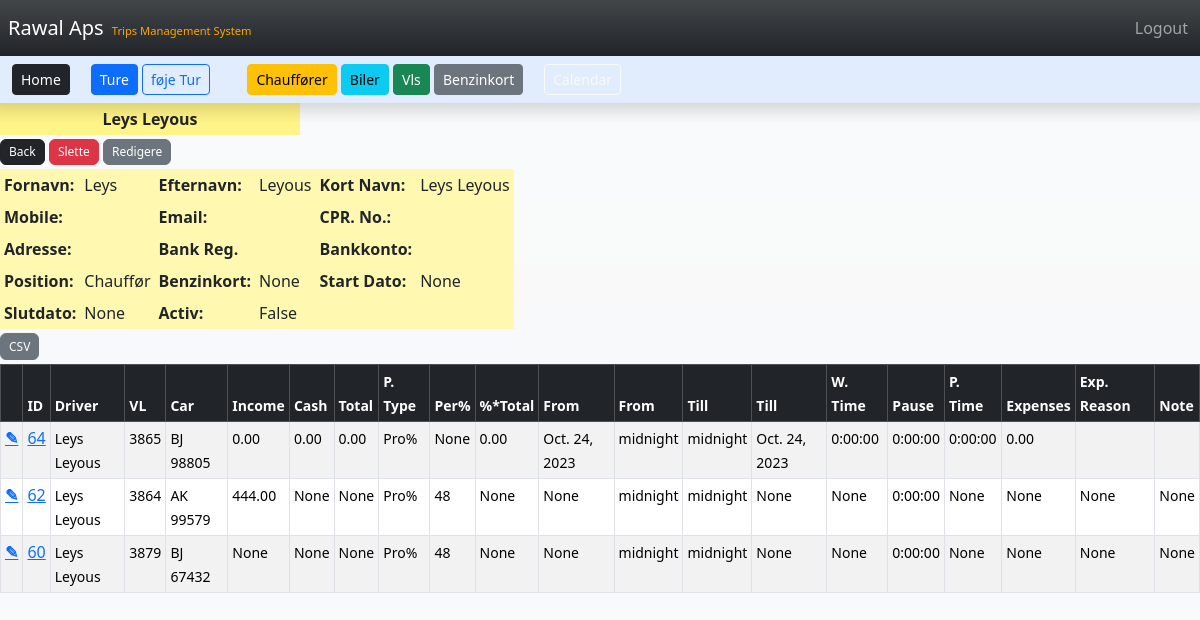
/driver/10 (signed in), run on an earlier commit of the app's database.
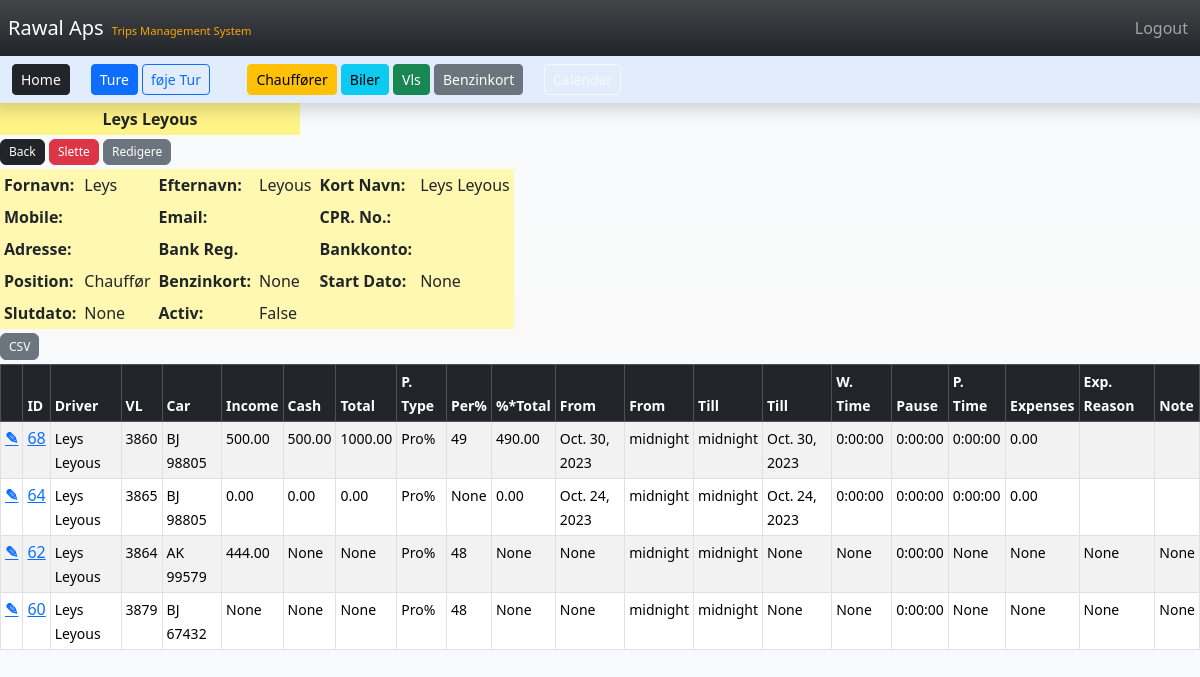
And on a later commit of the database.
### TMS/models.py (models this page shows, shortened)
class Trip(models.Model):
	driver = models.ForeignKey(Driver,blank=True,null=True,max_length=25,on_delete=models.DO_NOTHING)
	vl = models.ForeignKey(VL,blank=True,null=True,max_length=8, on_delete=models.DO_NOTHING)
	car = models.ForeignKey(Car,blank=True,null=True,max_length=10, on_delete=models.DO_NOTHING)
	income = models.DecimalField(blank=True,null=True,max_digits=6, decimal_places=2)
	cash = models.DecimalField(blank=True,null=True,max_digits=6, decimal_places=2)
	total = models.DecimalField(blank=True,null=True,max_digits=6, decimal_places=2)
	PAYMENT_TYPE_CHOICES = [
     	("Pro%", "Pro%"),
		("Tid", "Tid"),
	]
	p_type = models.CharField(choices=PAYMENT_TYPE_CHOICES,default="Pro%",blank=True,null=True,max_length=5)
	PERCENT_CHOICES = [
		(48, 48),
		(49, 49),
  		(50, 50),
		(51, 51),
  		(52, 52),
		(53, 53),
  		(54, 54),
		(55, 55),
	]
	percent = models.IntegerField(choices=PERCENT_CHOICES,default="48",blank=True,null=True)
	per_total = models.DecimalField(blank=True,null=True,max_digits=6, decimal_places=2)
	fromd = models.DateField(blank=True,null=True)
	fromt = models.TimeField(blank=True,null=True,default="00:00")
	tilld = models.DateField(blank=True,null=True)
	tillt = models.TimeField(blank=True,null=True,default="00:00")
	work_time = models.DurationField(blank=True,null=True,)
	pause = models.DurationField(blank=True,null=True,default="00:00")
	p_time = models.DurationField(blank=True,null=True,)
	expenses = models.DecimalField(blank=True,null=True,max_digits=6, decimal_places=2)
	exp_reason = models.CharField(blank=True,null=True,max_length=100)
	note = models.CharField(blank=True,null=True,max_length=100)
	created_at = models.DateTimeField(auto_now_add=True)

class Driver(models.Model):
	fname = models.CharField(max_length=25)
	lname =  models.CharField(max_length=25)
	short = models.CharField(max_length=25)
	mobile = models.CharField(max_length=15)
	email =  models.EmailField(max_length=50)
	cpr = models.CharField(max_length=15)
	address = models.CharField(max_length=100)
	bank_reg = models.CharField(max_length=10)
	bank_account = models.CharField(max_length=20)
	POSITION_CHOICES = [
        ("Chauffør", "Chauffør"),
        ("Assistent", "Assistent"),
    ]
	position = models.CharField(choices=POSITION_CHOICES,default="Chauffør",max_length=15) #DDL Lookup
	fcard = models.ForeignKey(FCard,blank=True,null=True,max_length=10,on_delete=models.DO_NOTHING) #DDL
	start = models.DateField(blank=True, null=True)
	end = models.DateField(blank=True,null=True)
	is_active = models.BooleanField()
	created_at = models.DateTimeField(auto_now_add=True)
	def __str__(self):
		return(f"{self.short}")

class VL(models.Model):
	vlnr = models.CharField(max_length=8)
	TYPE_CHOICES = [
		("1", "1"),
		("2", "2"),
		("3", "3"),
		("4", "4"),
		("5", "5"),
		("6", "6"),
		("7", "7"),
		("8", "8"),
		("9", "9"),
		("10", "10"),
	]
	vltype = models.CharField(choices=TYPE_CHOICES,default="5",blank=True,null=True,max_length=8)
	vlid = models.CharField(blank=True,null=True,max_length=8)
	vladdress = models.CharField(blank=True,null=True,max_length=100)
	is_active = models.BooleanField()
	created_at = models.DateTimeField(auto_now_add=True)
	def __str__(self):
		return(f"{self.vlnr}")

class Car(models.Model):
	make = models.CharField(max_length=15)
	model =  models.CharField(max_length=15)
	YEAR_CHOICES = [
		("19", "2019"),
		("20", "2020"),
		("21", "2021"),
		("22", "2022"),
		("23", "2023"),
		("24", "2024"),
		("25", "2025"),
		("26", "2026"),
		("27", "2027"),
		("28", "2028"),
		("29", "2029"),
		("30", "2030"),
	]
	year =  models.CharField(choices=YEAR_CHOICES,default="23",max_length=15)
	short =  models.CharField(max_length=20)
	plate =  models.CharField(max_length=20)
	SIZE_CHOICES = [
		("Stor", "Stor"),
		("Mellem", "Mellem"),
		("Lille", "Lille"),
	]
	size =  models.CharField(choices=SIZE_CHOICES,default="Lille",blank=True,null=True,max_length=10)
	mobile =  models.CharField(blank=True,null=True,max_length=10)
	reg_nr =  models.CharField(blank=True,null=True,max_length=10)
	reg_first =  models.DateField(blank=True,null=True,)
	reg_due =  models.DateField(blank=True,null=True,)
	stairs_due =  models.DateField(blank=True,null=True,)
	lift_due =  models.DateField(blank=True,null=True,)
	tires_due =  models.DateField(blank=True,null=True,)
	fcard = models.ForeignKey(FCard,blank=True,null=True,max_length=10,on_delete=models.DO_NOTHING) #DDL
	created_at = models.DateTimeField(auto_now_add=True)
	def __str__(self):
		return(f"{self.plate}")

### TMS/views.py (the view)
# urls.py: path('driver/<int:pk>', views.driver_record, name='driver'),
def driver_record(request, pk):
    if request.user.is_authenticated:
        driver_record = Driver.objects.get(id=pk)
        trips = Trip.objects.filter(driver=driver_record.id).order_by('-id')
        return render(request, 'driver.html', {'driver_record': driver_record, 'trips': trips})
    else:
        messages.success(request, "You Must Be Logged In To View That Page...")
        return redirect('home')

### TMS/templates/driver.html (shortened to what the changed rows need)
{% extends 'base.html' %}
{% block content %}
{% if user.is_authenticated %}
  <div class=''>
    <div >
        <div class="table-responsive">
        <table class=" table-sm"  style="background-color: #fff8b0" >
          <tbody>
            <tr>
              <th scope="row">Fornavn:</th>
              <th scope="row">Efternavn:</th>
              <th scope="row">Kort Navn:</th>
            </tr>
            <tr>
              <th scope="row">Mobile:</th>
              <th scope="row">Email:</th>
              <th scope="row">CPR. No.:</th>
            </tr>
            <tr>
              <th scope="row">Adresse: </th>
              <th scope="row">Bank Reg.</th>
              <th scope="row">Bankkonto:</th>
            </tr>
            <tr>
              <th scope="row">Position:</th>
              <th scope="row">Benzinkort:</th>
              <th scope="row">Start Dato:</th>
            </tr>
            <tr>
              <th scope="row">Slutdato:</th>
              <th scope="row">Activ:</th>
              <th scope="row" ></th>
            </tr>
          </tbody>
        </table>
  </div>
<div class=" table-responsive-sm ">
            <table class="table table-responsive table-sm table-striped table-hover table-bordered">
                <thead class="table-dark">
                    <tr class="flex-row responsive">
                        <th ><small></small></th>
                        <th ><small>ID</small></th>
                        <th ><small>Driver</small></th>
                        <th ><small>VL</small></th>
                        <th ><small>Car</small></th>
                        <th ><small>Income</small></th>
                        <th ><small>Cash</small></th>
                        <th ><small>Total</small></th>
                        <th ><small>P. Type</small></th>
                        <th ><small>Per%</small></th>
                        <th ><small>%*Total</small></th>
                        <th ><small>From</small></th>
                        <th ><small>From</small></th>
                        <th ><small>Till</small></th>
                        <th ><small>Till</small></th>
                        <th ><small>W. Time</small></th>
                        <th ><small>Pause</small></th>
                        <th ><small>P. Time</small></th>
                        <th ><small>Expenses</small></th>
                        <th ><small>Exp. Reason</small></th>
                        <th ><small>Note</small></th>
                    </tr>
                </thead>
                <tbody>
                    {% if trips %}
                        {% for trip in trips %}
                            <tr class="flex-row responsive flex-grow-1">
                                <th >
                                <a href="{% url 'update_trip' trip.id %}"> ✎ </a>
                                </th>
                                <td><a href="{% url 'trip' trip.id %}">{{ trip.id }}</a></td>
                                <td><small> {{ trip.driver }} </small></td>
                                <td><small> {{ trip.vl }} </small></td>
                                <td><small> {{ trip.car }} </small></td>
                                <td><small> {{ trip.income }} </small></td>
                                <td><small> {{ trip.cash }} </small></td>
                                <td><small> {{ trip.total }} </small></td>
                                <td><small> {{ trip.p_type }} </small></td>
                                <td><small> {{ trip.percent }} </small></td>
                                <td><small> {{ trip.per_total }} </small></td>
                                <td><small> {{ trip.fromd }} </small></td>
                                <td><small> {{ trip.fromt }} </small></td>
                                <td><small> {{ trip.tillt }} </small></td>
                                <td><small> {{ trip.tilld }} </small></td>
                                <td><small> {{ trip.work_time }} </small></td>
                                <td><small> {{ trip.pause }} </small></td>
                                <td><small> {{ trip.p_time }} </small></td>
                                <td><small> {{ trip.expenses }} </small></td>
                                <td><small> {{ trip.exp_reason }} </small></td>
                                <td><small> {{ trip.note }} </small></td>
                            </tr>
                        {% endfor %}
                    {% endif %}
                </tbody>
            </table>
</div>
  {% endif %}
{% endblock %}

What changed in the data, as far as the page shows it:
added Trip: id "68", driver "Leys Leyous", vl "3860", car "BJ 98805", income "500.00", cash "500.00", total "1000.00", p_type "Pro%", percent "49", per_total "490.00", fromd "Oct. 30, 2023", fromt "midnight", tillt "midnight", tilld "Oct. 30, 2023", work_time "0:00:00", pause "0:00:00", p_time "0:00:00", expenses "0.00"
